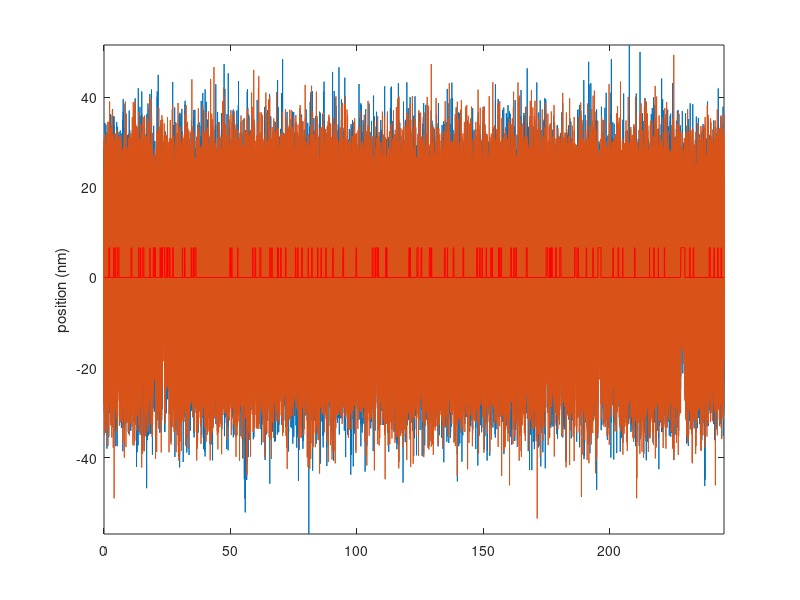

Recreate this plot in MATLAB. (Note: this script raises an error after producing the figure.)
% This code generates simulated single molecule data, using a Markov Chain Model. The data
% generated by this program can be analyzed using our ensemble averaging program, SPASM. A
% tutorial can be found in the user guide. Both the program and the user guide can be found at:
% https://github.com/GreenbergLab/SPASM.
%
% This code calculates the covariance of the simulated data, and the Signal Processing
% Toolbox is used to filter the covariance. If this toolbox is not installed, this step
% will be skipped.
%
% This code should be compatible with MATLAB versions R2016a through at least R2019a.

%% General parameters
numEvents = 100; % The number of myosin binding events to simulate.
fs = 2000; % The sampling frequency in Hz.
plotTF = true; % Whether to plot the results. Enter true or false.
saveTF = true; % Whether to save the results to a text file. Enter true or false.
% If you save the results to a text file, the data can be analyzed using the analysis
% program. See Appendix C of the user guide for more details.

%% States, rates, noise
% Matrix of transition rates between mechanical states. This assumes that the myosin transitions
% between states a (detached), b (first substep), and c (second substep). The values in the
% transition matrix give the rates of transitioning between states. For any given rate, the
% column gives the starting state and the row gives the ending state. For example, the value in
% column 3, row 1 gives the rate of transitioning from the third state (c, second substep) to the
% first state (a, detached).
trans = [
    % a    b    c
      0    0    4  ; % a - detached state
      0.5  0    0  ; % b - first substep
      0    70   0  ];% c - second substep

step_sizes = [0, 4.7, 6.6]; % Displacement of each state [a,b,c] relative to the first state.
step_size_var = [0, 0, 0]; % Variability in the displacements of each state [a,b,c].
high_freq_noise_state = [25, 15, 15]; % Amplitude of high frequency noise during each state [a,b,c].
low_freq_noise_A = 0.5; % Amplitude of low frequency noise.
low_freq_noise_f = 0.01; % Frequency of low frequency noise.

%% Coupling
% The position of bead A at time t is partially determined by two random numbers, Ar and Cr.
% The position of bead B at time t is partially determined by two random numbers, Br and Cr.
% The contribution of each random number simulates the coupling between the beads.
% For example, if A is determined completely by Ar and B is determined completely by Br, then the
% two beads will have uncorrelated motion.
% On the other hand, if A and B are both determined completely by Cr, then the two beads will
% have equivalent motion.

% These four functions determine the coupling between the beads. AArBound, for example,
% determines how much of bead A's position during a bound state is determined by Ar, such that
% 100*(1-AArBound)% of bead A's position during a bound state is determined by Cr.
% Each function should return a number between 0 and 1.

AArBound = @() 1;      % Proportion of A's position determined by Ar when bound.
BBrBound = @() 1;      % Proportion of B's position determined by Br when bound.
AArUnbound = @() rand; % Proportion of A's position determined by Ar when unbound.
BBrUnbound = @() rand; % Proportion of B's position determined by Br when unbound.

% rand returns a random number between 0 and 1.
% When AArBound = @() 1, then the beads will have uncorrelated motion.
% When AArUnbound = @() rand, then values of AArUnbound will vary uniformly between 0 and 1.
% You can change these functions however you would like, as long as they return a number
% between 0 and 1.
% Note that in the paper, these four variables are collectively referred to as f.

%% Covariance
% These are the filter window sizes used to calculate the covariance. Calculating and plotting
% the covariance allows you to judge whether the simulated data is suitable for event detection
% based on the covariance. These values do not affect how the simulated data is generated.
covwindow = 175; % Moving average filter window, for calculating the covariance.
covsmooth = 73; % 2nd order Savitzky-Golay filter, for smoothing the covariance.
% In the paper, these are referred to as w_c and w_s, respectively.

%% The below code generates the simulated data. The user does not need to change any of the below parameters.
numStates = size(trans,2); % The number of states.
states_trans = zeros(numStates*numEvents+1, 1); % The state before each transition.
time_trans = zeros(numStates*numEvents+1, 1); % The time at which each transition occurs.

% Convert matrix of rates to the Q matrix of the Markov Chain model.
Q = trans';
Q(1:numStates+1:end) = -sum(trans);

states_trans(1) = 1; % Set the state before the first transition (detached).
time_trans(1) = -log(rand)/(-Q(1,1)); % Determine the time of the first transition.

% This section generates a list of states and corresponding jump times.
for k = 1:numStates*numEvents
    i = states_trans(k); % The state before transition k.
    p = Q(i,:);
    p(i) = 0;
    p = p/sum(p); % The probabilities of attaining each state when starting from state i.

    j = find(rand < cumsum(p), 1); % The state after transition k.
    states_trans(k+1) = j;
    s = -log(rand)/(-Q(j,j)); % The time between transition k and transition k+1.
    time_trans(k+1) = time_trans(k)+s; % The time of transition k+1.
end

% This section converts the list of states to a list of displacements.
steps_trans = zeros(size(states_trans));
for s = 1:numStates
    steps_trans(states_trans==s) = step_sizes(s) - 0.5*step_size_var(s)*randn(1, sum(states_trans==s));
end

% This section interpolates values given the finite sampling rate.
time = (0:1/fs:time_trans(end))'; % Time, determined by the sampling rate.
states = interp1([0; time_trans], [states_trans; 0], time, 'previous'); % The state at each time point.
steps = interp1([0; time_trans], [steps_trans; 0], time, 'previous'); % The step at each time point.

% This section adds high frequency noise and generates coupling between the beads.
A = zeros(size(time));
B = zeros(size(time));
for s = 1:numStates
    n = sum(states==s); % The number of time points occupied by state s.
    aa = zeros(n, 1);
    bb = zeros(n, 1);
    if s > 1 % Myosin is bound.
        for i = 1:n
            aa(i) = AArBound();
            bb(i) = BBrBound();
        end
    else % Myosin is not bound.
        for i = 1:n
            aa(i) = AArUnbound();
            bb(i) = BBrUnbound();
        end
    end
    Ar = randn(n, 1); % Randomness in the high frequency noise of bead A.
    Br = randn(n, 1); % Randomness in the high frequency noise of bead B.
    Cr = randn(n, 1); % Randomness in the high frequency noise shared between beads A and B.
    A(states==s) = steps(states==s) - 0.5*high_freq_noise_state(s)*(aa.*Ar + (1-aa).*Cr);
    B(states==s) = steps(states==s) - 0.5*high_freq_noise_state(s)*((1-bb).*Cr + bb.*Br);
end

% This section adds low frequency noise and packages the output.
sim.A = A - 0.5*low_freq_noise_A*sin(2*pi*low_freq_noise_f*time);
sim.B = B - 0.5*low_freq_noise_A*sin(2*pi*low_freq_noise_f*time);
sim.time = time;
sim.fs = fs;
sim.key = steps;

% This section calculates the covariance.
A_filt = movmean(A, covwindow); % Filter with moving average.
B_filt = movmean(B, covwindow);
AB_filt = movmean(A.*B, covwindow);
sim.cov = AB_filt - A_filt.*B_filt; % Calculate the covariance.
try
    % Smoothing with a 2nd order Savitzky-Golay filter requires the Signal Processing Toolbox.
    sim.cov = sgolayfilt(sim.cov, 2, covsmooth);
catch
end

% This section generates plots.
if plotTF
    fig.beads_and_cov = figure('Visible', 'off');
    a1 = axes(fig.beads_and_cov, 'NextPlot', 'add');
    plot(a1, sim.time, sim.A);
    plot(a1, sim.time, sim.B);
    stairs(a1, [0; time_trans], [steps_trans; 0], 'r');
    ylabel(a1, 'position (nm)');
    axis(a1, 'tight');
    box(a1, 'on');
    a1.XTickLabel = [];
    
    hgt = a1.Position(4);
    a1.Position([2 4]) = [a1.Position(2) + 0.3*hgt, 0.7*hgt];
    a2 = axes(fig.beads_and_cov);
    a2.Position(4) = 0.28*hgt;
    plot(a2, sim.time, sim.cov);
    xlabel(a2, 'time (s)');
    ylabel(a2, 'covariance');
    axis(a2, 'tight');
    a1.XTick = a2.XTick;
    linkaxes([a1, a2], 'x');
    
    fig.hist = figure('Visible', 'off');
    a3 = axes(fig.hist);
    histogram(a3, sim.cov);
    xlabel(a3, 'covariance');
    ylabel(a3, 'bin count');
    
    fn = fieldnames(fig);
    for i = 1:numel(fn)
        fig.(fn{i}).Visible = 'on';
    end
end

% This section saves the data to a text file with a format that is compatible with the program.
if saveTF
    header{1} = {'Sample Rate', 'K1', 'K3', 'CAL1', 'CAL3'};
    header{2} = split(num2str([fs 1 1 1 1])); % Default K and CAL values are all 1.
    data = table;
    data.Trap1X = sim.A;
    data.Trap2X = sim.B;
    data.Key = sim.key;
    colNames = data.Properties.VariableNames;
    [name, path] = uiputfile('*.txt');
    if name == 0
        return
    end
    [path, name] = fileparts([path name]);
    name = [name '.txt'];
    
    fileID = fopen(fullfile(path, name), 'w');
    if fileID ~= -1
        prepHeader = [header{1}(:)'; header{2}(:)'];
        fprintf(fileID, '%s\t%s\n', prepHeader{:});
        printCols = @(C) fprintf(fileID, '%s\t', C);
        cellfun(printCols, colNames(1:end-1));
        fprintf(fileID, '%s', colNames{end});
        fprintf(fileID, '\n');
        format = '%f\t%f\t%f\n';
        fprintf(fileID, format, table2array(data)');
        fclose(fileID);
    end
end